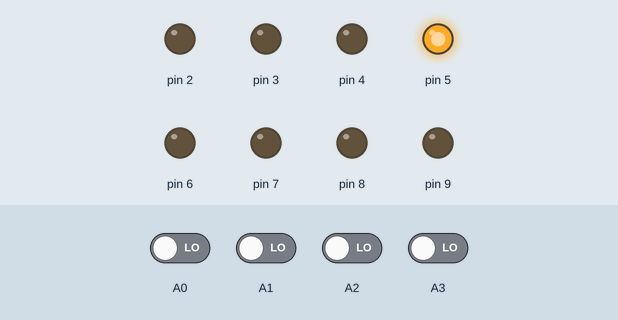
Simulated run of this sketch. Board: Arduino Uno, built with avr-gcc and run on an emulated ATmega328P. Shown: output pins drawn as LEDs (lit = HIGH). Inputs (shaded band) come from the test bench; at power-on: A0–3 LOW.

Above: at 1.2 s.
1.3 s: A0 driven HIGH
At 2.1 s:
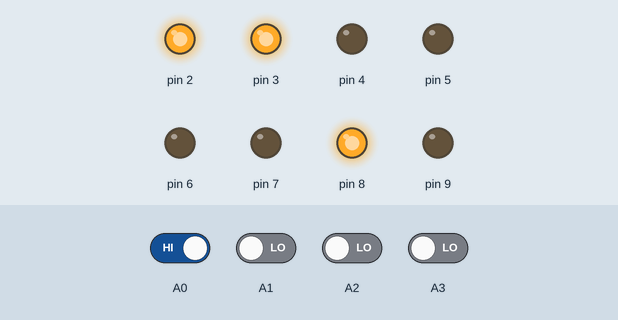
2.8 s: A1 driven HIGH
At 3.2 s:
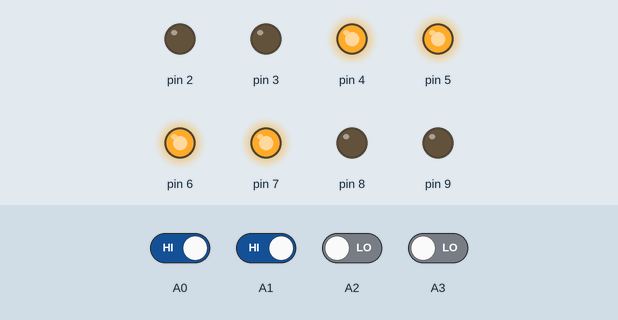
4.3 s: A2 driven HIGH
At 5.5 s:
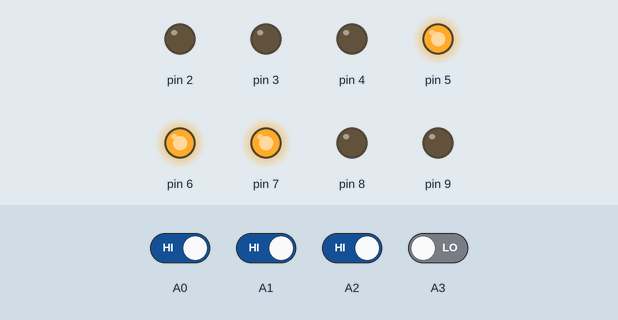
5.8 s: A0 driven LOW
At 6.7 s:
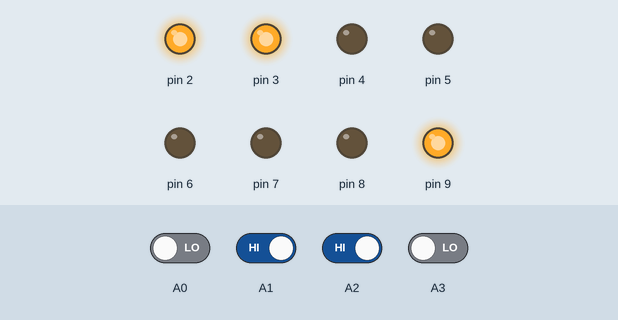
7.3 s: A3 driven HIGH
At 7.8 s:
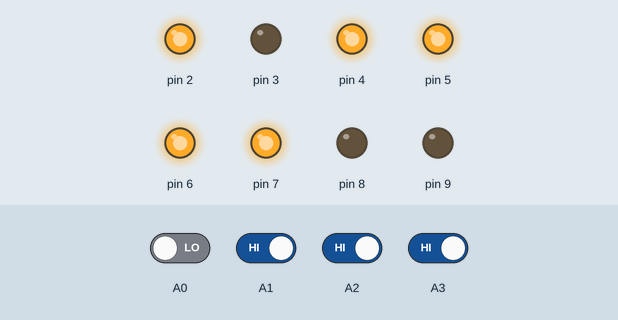
8.8 s: A1 driven LOW
At 10.2 s:
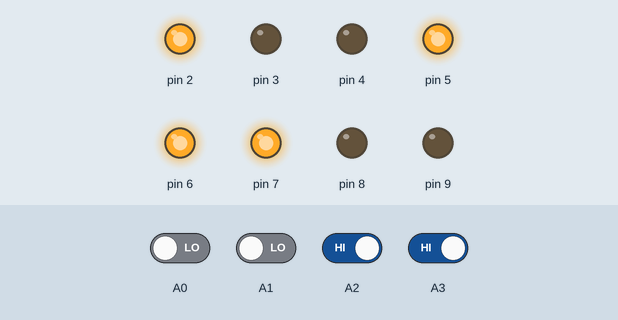
Timing chart, 0 to 11.3 s (numbered marks = the images above; inputs shaded):
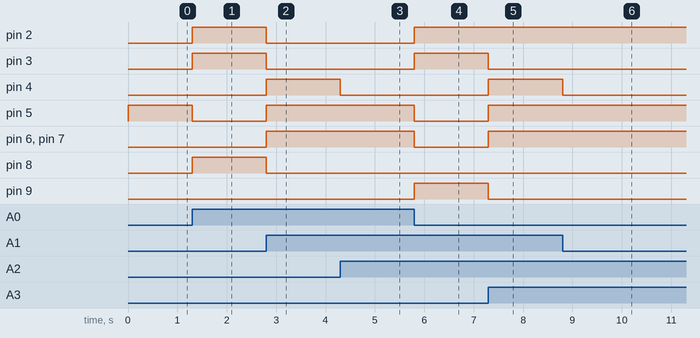

The sketch:

TD4mem_dice.ino
```cpp
// A: [A3:A0] (PC3:PC0)
// D: [D7:D2 + D9:D8] (PB1:PB0 + PD7:PD2)

uint8_t mem[] = {
  // dice (OUT[2:0], IN0=start, IN1=stop (push=0)
  // IN: no=0x3, Start=0x2, Stop=0x1
  0x20, 0x0d, 0xe4, 0xf0, 0x90, 0x20, 0x0e, 0xe0, 0x10, 0x01, 0x40, 0x0a, 0xe4, 0x50, 0xf4, 0xf0
  /*
  0x0 IN A
  0x1 ADD A, 13
  0x2 JNC 0x4    ; any pressed -> start
  0x3 JMP 0x0
  0x4 OUT B
  0x5 IN A
  0x6 ADD A, 14
  0x7 JNC 0x0    ; Stop pressed -> stop (initial)
  0x8 MOV A, B   ; A <- B
  0x9 ADD A, 1
  0xa MOV B, A   ; B++
  0xb ADD A, 10
  0xc JNC 0x4    ; B<6 -> loop
  0xd MOV B, 0
  0xe JMP 0x4    ; B=6 -> B=0
  0xf JMP 0x0
  */
};

void setup() {
#define ADDR_PINMODE INPUT
//#define ADDR_PINMODE INPUT_PULLUP
  pinMode(A3, ADDR_PINMODE);
  pinMode(A2, ADDR_PINMODE);
  pinMode(A1, ADDR_PINMODE);
  pinMode(A0, ADDR_PINMODE);
  pinMode(2, OUTPUT);
  pinMode(3, OUTPUT);
  pinMode(4, OUTPUT);
  pinMode(5, OUTPUT);
  pinMode(6, OUTPUT);
  pinMode(7, OUTPUT);
  pinMode(8, OUTPUT);
  pinMode(9, OUTPUT);
  Serial.begin(9600);
}

uint8_t data = 0x00, data0 = 0x00;

void loop() {
  uint8_t addr;
  addr = (digitalRead(A3) << 3) | (digitalRead(A2) << 2) | (digitalRead(A1) << 1) | (digitalRead(A0));
  data = mem[addr];
  //Serial.print(addr, HEX); Serial.print(' '); Serial.println(data, HEX);
  if (data != data0){
    if (data & 0x01) digitalWrite(8, 1); else digitalWrite(8, 0);
    if (data & 0x02) digitalWrite(9, 1); else digitalWrite(9, 0);
    if (data & 0x04) digitalWrite(2, 1); else digitalWrite(2, 0);
    if (data & 0x08) digitalWrite(3, 1); else digitalWrite(3, 0);
    if (data & 0x10) digitalWrite(4, 1); else digitalWrite(4, 0);
    if (data & 0x20) digitalWrite(5, 1); else digitalWrite(5, 0);
    if (data & 0x40) digitalWrite(6, 1); else digitalWrite(6, 0);
    if (data & 0x80) digitalWrite(7, 1); else digitalWrite(7, 0);
    data0 = data;
  }
}
```

Measured:
- after the input at 1.3 s, pin 2, pin 3, pin 8: LOW → HIGH at once; pin 5: HIGH → LOW at once
- after the input at 2.8 s, pin 2, pin 3, pin 8: HIGH → LOW at once; pin 4–7: LOW → HIGH at once
- after the input at 4.3 s, pin 4: HIGH → LOW at once
- after the input at 5.8 s, pin 2, pin 3, pin 9: LOW → HIGH at once; pin 5–7: HIGH → LOW at once
- after the input at 7.3 s, pin 3, pin 9: HIGH → LOW at once; pin 4–7: LOW → HIGH at once
- after the input at 8.8 s, pin 4: HIGH → LOW at once
